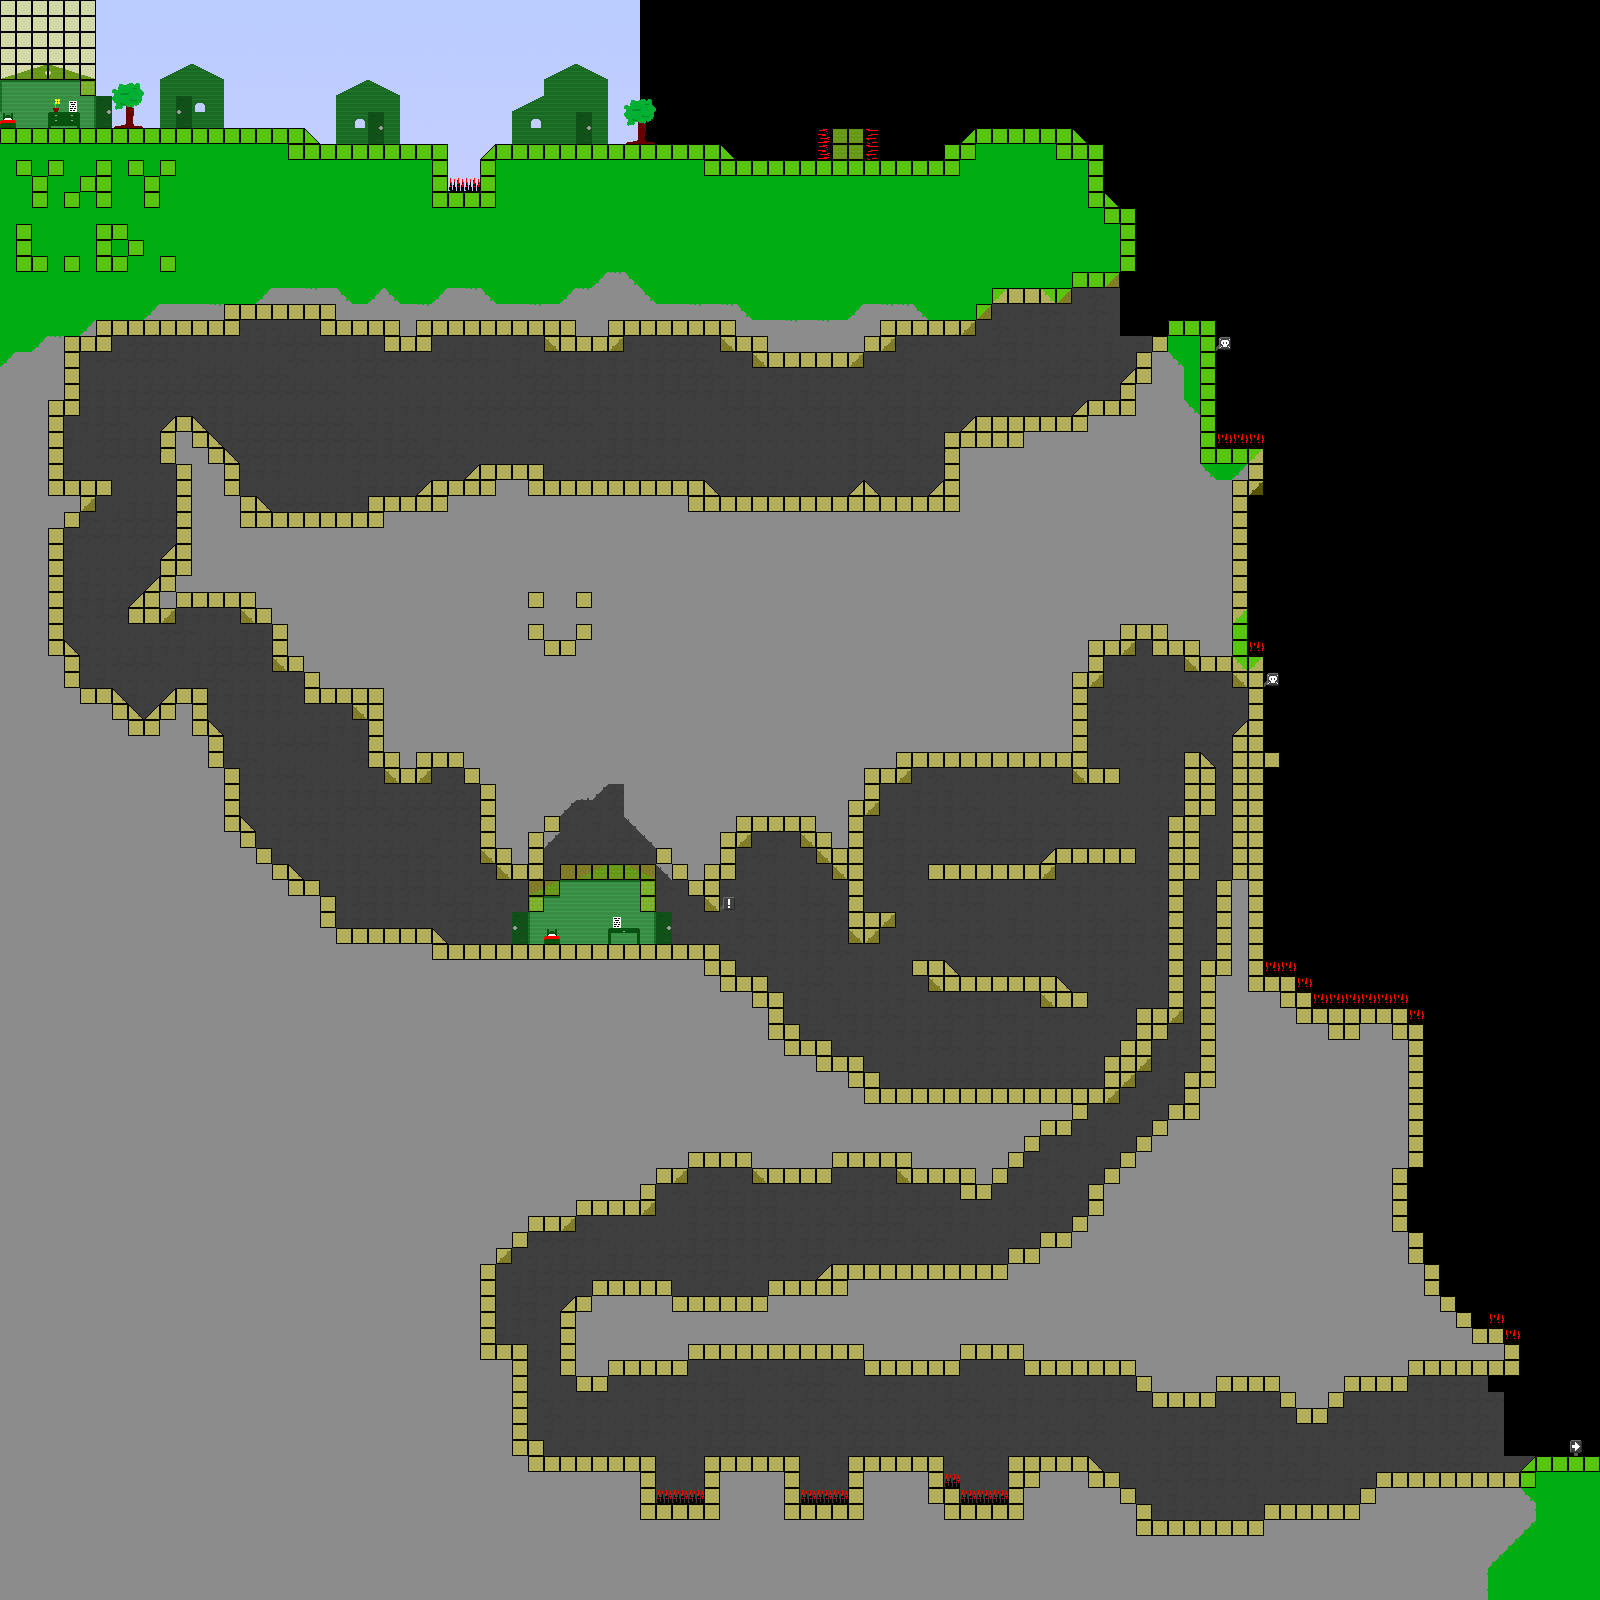

Below is a game level as drawn by its tile map, then a one-line description and the .tmx that defines it (tile-layer data replaced by summaries):
An orthogonal 100x100 tile map with 16x16 px tiles, 3 tile layers (cavebg, world, collision), 2 tilesets, 1 image layer and 44 objects (15x spike, 13x slug, 4x textTrigger, 4x bat, 4x batWaker, ...).

<map version="1.0" orientation="orthogonal" width="100" height="100" tilewidth="16" tileheight="16">
 <tileset firstgid="1" name="tileset" tilewidth="16" tileheight="16">
  <image source="../img/tileset.png" width="160" height="160" />
 </tileset>
 <tileset firstgid="101" name="collision" tilewidth="16" tileheight="16">
  <image source="../img/collision.png" width="64" height="16" />
  <tile id="0">
   <properties>
    <property name="type" value="solid" />
   </properties>
  </tile>
  <tile id="1">
   <properties>
    <property name="type" value="rslope" />
   </properties>
  </tile>
  <tile id="2">
   <properties>
    <property name="type" value="lslope" />
   </properties>
  </tile>
 </tileset>
 <imagelayer name="sky" width="100" height="100">
  <image source="../img/sky.png" />
  <properties>
   <property name="ratio" value="{&quot;x&quot;:1.0, &quot;y&quot;:0.0}" />
   <property name="repeat" value="repeat" />
  </properties>
 </imagelayer>
 <layer name="cavebg" width="100" height="100">
  <data>[10000 cells, 4919 non-empty, 10 distinct tile ids]</data>
 </layer>
 <layer name="world" width="100" height="100">
  <data>[10000 cells, 5719 non-empty, 64 distinct tile ids]</data>
 </layer>
 <layer name="collision" width="100" height="100">
  <data>[10000 cells, 1012 non-empty, 3 distinct tile ids]</data>
 </layer>
 <objectgroup name="props" width="100" height="100">
  <object name="mainPlayer" x="16" y="96" width="16" height="32">
   <properties>
    <property name="image" value="player" />
    <property name="spritewidth" value="16" />
   </properties>
  </object>
  <object name="slug" x="767" y="479" width="32" height="16">
   <properties>
    <property name="image" value="slug" />
   </properties>
  </object>
  <object name="spike" x="449" y="179" width="30" height="12" />
  <object name="textTrigger" x="69" y="102" width="7" height="10">
   <properties>
    <property name="target" value="intro" />
   </properties>
  </object>
  <object name="textTrigger" x="614" y="918" width="8" height="10">
   <properties>
    <property name="target" value="health" />
   </properties>
  </object>
  <object name="bat" x="272" y="320" width="16" height="16">
   <properties>
    <property name="batid" value="firstbat" />
    <property name="falldist" value="64" />
    <property name="image" value="batsleep" />
    <property name="spritewidth" value="16" />
   </properties>
  </object>
  <object name="batWaker" x="384" y="352" width="48" height="144">
   <properties>
    <property name="batid" value="firstbat" />
   </properties>
  </object>
  <object name="slug" x="608" y="463" width="32" height="16">
   <properties>
    <property name="image" value="slug" />
    <property name="range" value="56" />
   </properties>
  </object>
  <object name="slug" x="369" y="912" width="32" height="16">
   <properties>
    <property name="image" value="slug" />
   </properties>
  </object>
  <object name="slug" x="915" y="1073" width="32" height="16">
   <properties>
    <property name="image" value="slug" />
   </properties>
  </object>
  <object name="slug" x="1039" y="1071" width="32" height="16">
   <properties>
    <property name="image" value="slug" />
   </properties>
  </object>
  <object name="slug" x="993" y="959" width="32" height="16">
   <properties>
    <property name="image" value="slug" />
   </properties>
  </object>
  <object name="slug" x="959" y="847" width="32" height="16">
   <properties>
    <property name="image" value="slug" />
   </properties>
  </object>
  <object name="bat" x="1215" y="672" width="16" height="16">
   <properties>
    <property name="batid" value="pitbat" />
    <property name="falldist" value="48" />
    <property name="image" value="batsleep" />
    <property name="spritewidth" value="16" />
   </properties>
  </object>
  <object name="batWaker" x="1088" y="736" width="32" height="32">
   <properties>
    <property name="batid" value="pitbat" />
   </properties>
  </object>
  <object name="bat" x="1056" y="769" width="16" height="16">
   <properties>
    <property name="batid" value="middlebat" />
    <property name="falldist" value="32" />
    <property name="image" value="batsleep" />
    <property name="spritewidth" value="16" />
   </properties>
  </object>
  <object name="batWaker" x="944" y="832" width="80" height="32">
   <properties>
    <property name="batid" value="middlebat" />
   </properties>
  </object>
  <object name="bat" x="1121" y="863" width="16" height="16">
   <properties>
    <property name="batid" value="bottombat" />
    <property name="falldist" value="64" />
    <property name="image" value="batsleep" />
    <property name="spritewidth" value="16" />
   </properties>
  </object>
  <object name="batWaker" x="976" y="944" width="80" height="32">
   <properties>
    <property name="batid" value="bottombat" />
   </properties>
  </object>
  <object name="slug" x="881" y="1249" width="32" height="16">
   <properties>
    <property name="image" value="slug" />
   </properties>
  </object>
  <object name="slug" x="704" y="1280" width="32" height="16">
   <properties>
    <property name="image" value="slug" />
    <property name="range" value="30" />
   </properties>
  </object>
  <object name="slug" x="591" y="1439" width="32" height="16">
   <properties>
    <property name="image" value="slug" />
   </properties>
  </object>
  <object name="slug" x="736" y="1440" width="32" height="16">
   <properties>
    <property name="image" value="slug" />
   </properties>
  </object>
  <object name="slug" x="881" y="1440" width="32" height="16">
   <properties>
    <property name="image" value="slug" />
   </properties>
  </object>
  <object name="slug" x="1425" y="1456" width="32" height="16">
   <properties>
    <property name="image" value="slug" />
   </properties>
  </object>
  <object name="spike" x="819" y="131" width="13" height="29" />
  <object name="spike" x="867" y="131" width="9" height="29" />
  <object name="spike" x="1216" y="435" width="48" height="15" />
  <object name="spike" x="1250" y="645" width="13" height="11" />
  <object name="spike" x="1265" y="966" width="27" height="8" />
  <object name="spike" x="1297" y="979" width="16" height="13" />
  <object name="spike" x="1314" y="998" width="93" height="10" />
  <object name="spike" x="1411" y="1017" width="15" height="7" />
  <object name="spike" x="1491" y="1317" width="13" height="9" />
  <object name="spike" x="1506" y="1333" width="14" height="11" />
  <object name="spike" x="657" y="1491" width="47" height="11" />
  <object name="spike" x="801" y="1491" width="47" height="12" />
  <object name="spike" x="961" y="1491" width="47" height="12" />
  <object name="spike" x="945" y="1474" width="13" height="12" />
  <object name="me.LevelEntity" x="1568" y="1344" width="32" height="112">
   <properties>
    <property name="duration" value="250" />
    <property name="fade" value="#000000" />
    <property name="to" value="level2" />
   </properties>
  </object>
  <object name="healthpotion" x="688" y="928" width="16" height="16">
   <properties>
    <property name="image" value="healthpotion" />
   </properties>
  </object>
  <object name="textTrigger" x="336" y="96" width="80" height="48">
   <properties>
    <property name="target" value="jump_instruction" />
   </properties>
  </object>
  <object name="textTrigger" x="1136" y="224" width="80" height="96">
   <properties>
    <property name="target" value="death_caution" />
   </properties>
  </object>
  <object name="immortalAsshole" x="160" y="96" width="16" height="32">
   <properties>
    <property name="image" value="immortalAsshole" />
    <property name="spritewidth" value="16" />
   </properties>
  </object>
 </objectgroup>
</map>
